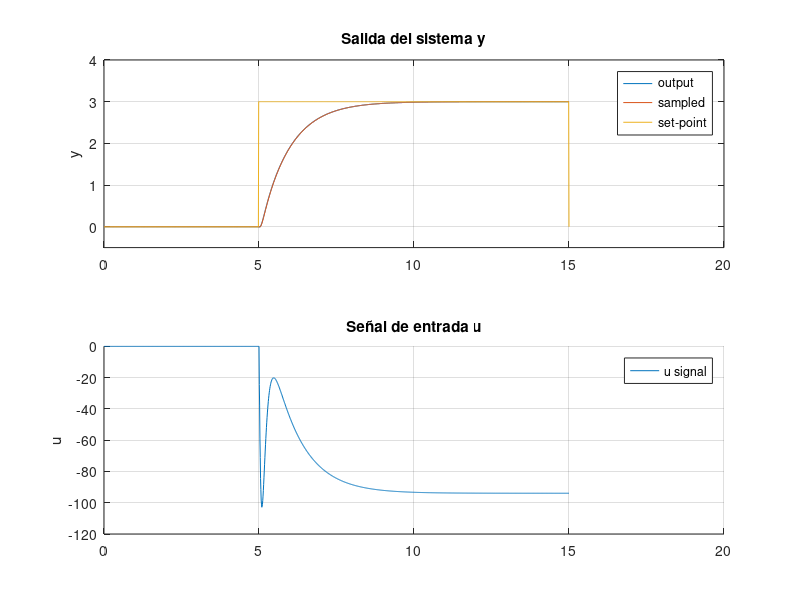
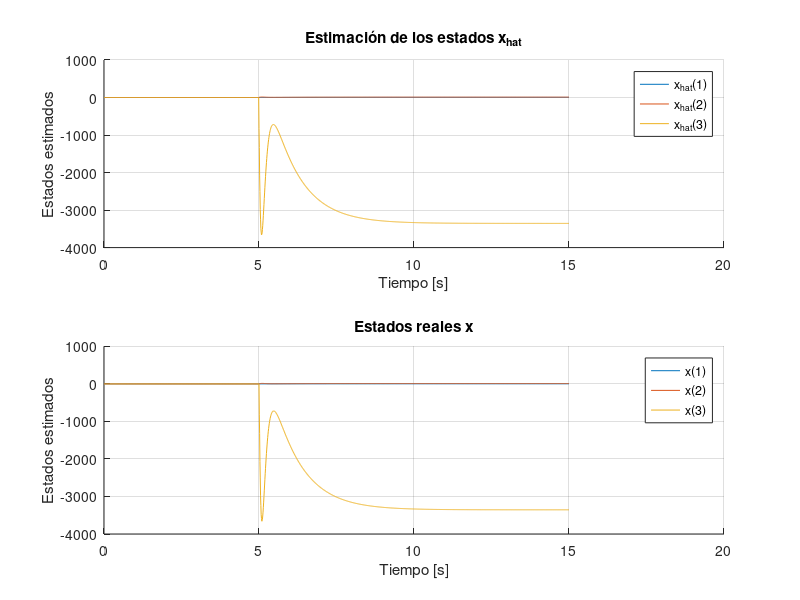
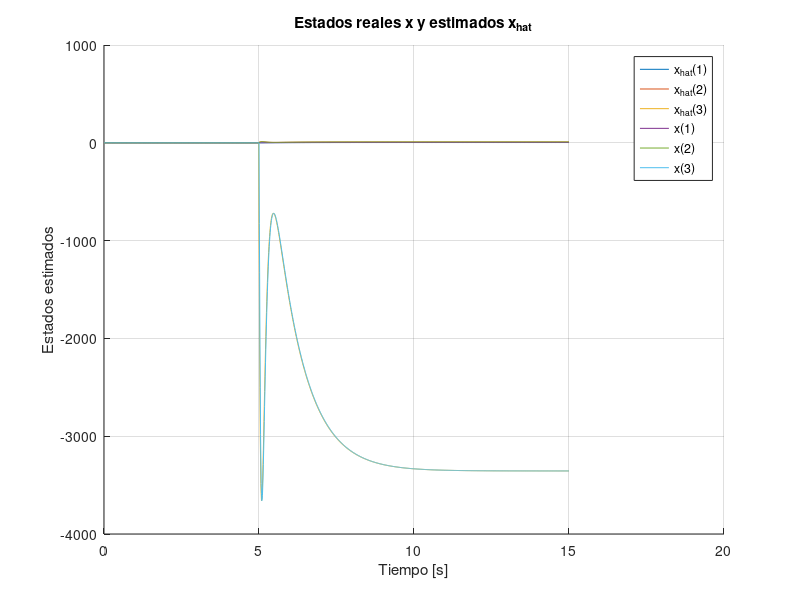
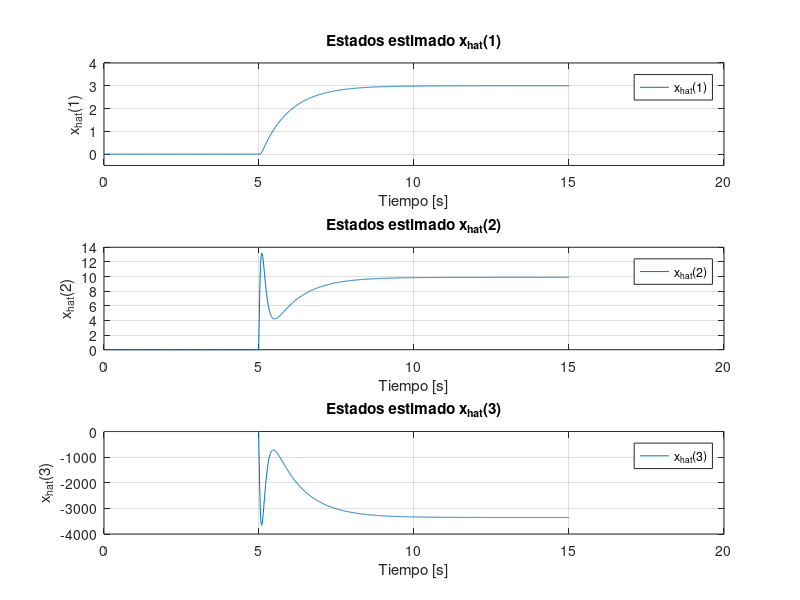

Write MATLAB code to recreate these figures, in order.
clear all;
close all;
%% Parámetros de Simulación
Ts = 0.01;
Tf = 15;
Nsim = Tf/Ts;
t = 0:Ts:Tf;

%% Señal de Entrada - Set Point
r_sp = zeros(size(t));

%% Espacio de estados identificado invertido - ecuacion calculada
% A = [0 1 0; 0 0 1; -0.4588 -12.83 -3.986];
% B = [-0.00008368; -0.05376; 0.01643];
% C = [1 0 0];
% D = 0;

A = [0 1 0; 0 0 1; -1112 -99.35 -295.8];
B = [0.1053; -35.72; 10520];
C = [1 0 0];
D = 0;

% A = [0 1; -3.513 -0.1999];
% B = [0.001527; 0.01147];
% C = [1 0];
% D = 0;

sys_ss = ss(A, B, C, D);

SS_disc = c2d(sys_ss, Ts);

% SS_disc = ss(A, B, C, D, Ts);
% sys_ss = d2c(SS_disc);
%% Tamaño vectores Espacio de Estados
nx = length(SS_disc.A);

%% Determinación de la matriz K - LQR
Q = diag([1000000000 1 1 100000]);
R = 0.0000000001;
% Q = diag([10000000 1000 10000]);
% R = 0.001;
% Q = diag([10000000 10000 1000]);
% R = 0.001;

% Q = diag([10000 100 1]);
% R = 1;

K_hat = lqi(SS_disc, Q, R);
K_new = K_hat(1:nx);
ki = K_hat(end);

%% Observador mediante Kalman
x0 = zeros(1, nx)';
x_hat = ones(nx, Nsim + 1) .* x0; % Estados estimados

% Definir las matrices de covarianza del proceso y de la medición
Q_kalman = 10 * eye(nx);  % Matriz de covarianza del ruido del proceso
R_kalman = 0.001;            % Covarianza del ruido de medición (ajústalo según el sistema)
P_kalman = eye(nx);               % Matriz de covarianza inicial
P_kalman_pred = eye(nx).*0;

%% Variables Iniciales
x = ones(nx, Nsim + 1) .* x0;

% Salidas del simulador
yOut  = SS_disc.C*x0; 
tOut = 0;
uOut = 0;
dt = linspace(0, Ts, 10)';
integral_error = zeros(1, Nsim);
e = zeros(1, Nsim);
q = zeros(1, Nsim);
y_feedback = SS_disc.C*x0;
%% Representa el tiempo real, cuanto tiempo está corriendo el
% microcontrolador, el tiempo entre interrupciones el tiempo de muestreo
for k = 1:Nsim
%     if k >= 5/Ts
%         r_sp(k) = 0;
%         x(:,k) = [21; -593.76; 145763.12];
%     end
%     if k >= 7/Ts
%         x(:,k) = [0;-153.71;25753.42];
%     end
    if k >= 5/Ts
        r_sp(k) = 3;
    end
    % 5.28,-4095.0,21.0,21.0,-593.76,145763.12
    % 6.94,137.0,0.0,-0.0,-153.71,25753.42
    % Microcontrolador %
    e(k) = r_sp(k) - y_feedback;

    % Planta sin integrador
    %u(k) = -ki*q(k) - K_new*x_hat(:, k);
    % Planta con integrador
       
    u(k) = -ki*q(k)- K_new*x_hat(:, k);
    if u(k) > 4095
        u(k) = 4095;
    elseif u(k) < -4095
        u(k) = -4095;
    end
    % Predicción del estado y de la covarianza
    x_hat(:, k) = SS_disc.A * x_hat(:, k) + SS_disc.B * u(k);
    P_kalman_pred = SS_disc.A * P_kalman * SS_disc.A' + Q_kalman;
    
    % Corrección (actualización) con la medición
    y_feedback = SS_disc.C * x(:, k);
    y_hat = SS_disc.C * x_hat(:, k);
    K_kalman = P_kalman_pred * SS_disc.C' / (SS_disc.C * P_kalman_pred * SS_disc.C' + R_kalman);
    x_hat(:, k+1) = x_hat(:, k) + K_kalman * (y_feedback - y_hat);
    P_kalman = (eye(nx) - K_kalman * SS_disc.C) * P_kalman_pred;
    
    uOut = [uOut u(k)];
    
    u = u(k)*ones(1, numel(dt)); % ZOH de la U - DAC

    % Sistema en la vida real %
    [y, tsim, XssOut] = lsim(sys_ss, u, dt, x(:, k)); % XssOut es la salida del Espacio de Estados. Cambiar
    x(:, k+1) = XssOut(end, :)'; % x es el vector de estados
    q(k+1) = q(k) + e(k); % Integrador se obtiene con el modelo discretizado
    y_feedback = y(end, :); % Sampling - ADC

    tOut = [tOut (tsim' + t(k))];
    yOut = [yOut y'];
end

%% Gráficos
figure(1)
subplot(2,1,1)
plot(tOut, yOut);
hold on
stairs(t, SS_disc.C*x);
plot(t, r_sp);
legend('output', 'sampled', 'set-point')
title('Salida del sistema y');
ylabel('y');
ylim([-0.5 4]);
grid on

subplot(2,1,2)
hold on
plot(t, uOut)
legend('u signal')
title('Señal de entrada u');
ylabel('u');
grid on

%% Gráficos de la estimación de los estados
figure(2)
hold on
subplot(2,1,1)
    hold on
    for i = 1:nx
        plot(t, x_hat(i, 1:Nsim+1));
    end
    legend('x_{hat}(1)','x_{hat}(2)', 'x_{hat}(3)');
    grid on
    title('Estimación de los estados x_{hat}');
    xlabel('Tiempo [s]');
    ylabel('Estados estimados');
subplot(2,1,2)
    hold on
    for i = 1:nx
        plot(t, x(i, 1:Nsim+1));
    end
    legend('x(1)','x(2)','x(3)');
    grid on
    title('Estados reales x');
    xlabel('Tiempo [s]');
    ylabel('Estados estimados');

%% Gráficos de la estimación de los estados junto
figure(3)
hold on
for i = 1:nx
    plot(t, x_hat(i, 1:Nsim+1));
end
for i = 1:nx
    plot(t, x(i, 1:Nsim+1));
end
legend('x_{hat}(1)','x_{hat}(2)', 'x_{hat}(3)', 'x(1)','x(2)','x(3)');
grid on
title('Estados reales x y estimados x_{hat}');
xlabel('Tiempo [s]');
ylabel('Estados estimados');

figure(4)
hold on
subplot(3,1,1)
plot(t,x_hat(1,1:Nsim+1));
legend('x_{hat}(1)');
grid on
title('Estados estimado x_{hat}(1)');
xlabel('Tiempo [s]');
ylabel('x_{hat}(1)');
ylim([-0.5 4]);


subplot(3,1,2)
plot(t,x_hat(2,1:Nsim+1));
legend('x_{hat}(2)');
grid on
title('Estados estimado x_{hat}(2)');
xlabel('Tiempo [s]');
ylabel('x_{hat}(2)');

subplot(3,1,3)
plot(t,x_hat(3,1:Nsim+1));
legend('x_{hat}(3)');
grid on
title('Estados estimado x_{hat}(3)');
xlabel('Tiempo [s]');
ylabel('x_{hat}(3)');
